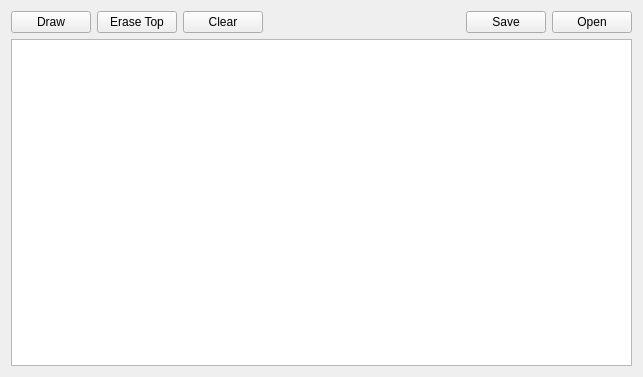
<?xml version="1.0" encoding="UTF-8"?>
<ui version="4.0">
 <class>MainWindow</class>
 <widget class="QMainWindow" name="MainWindow">
  <property name="geometry">
   <rect>
    <x>0</x>
    <y>0</y>
    <width>643</width>
    <height>377</height>
   </rect>
  </property>
  <property name="windowTitle">
   <string>MainWindow</string>
  </property>
  <widget class="QWidget" name="centralWidget">
   <layout class="QVBoxLayout" name="verticalLayout">
    <item>
     <layout class="QHBoxLayout" name="horizontalLayout">
      <item>
       <widget class="QPushButton" name="drawButton">
        <property name="styleSheet">
         <string notr="true">color: black;</string>
        </property>
        <property name="text">
         <string>Draw</string>
        </property>
       </widget>
      </item>
      <item>
       <widget class="QPushButton" name="eraseTopButton">
        <property name="styleSheet">
         <string notr="true">color: black;</string>
        </property>
        <property name="text">
         <string>Erase Top</string>
        </property>
       </widget>
      </item>
      <item>
       <widget class="QPushButton" name="clearButton">
        <property name="styleSheet">
         <string notr="true">color: black;</string>
        </property>
        <property name="text">
         <string>Clear</string>
        </property>
       </widget>
      </item>
      <item>
       <spacer name="horizontalSpacer">
        <property name="orientation">
         <enum>Qt::Horizontal</enum>
        </property>
        <property name="sizeHint" stdset="0">
         <size>
          <width>40</width>
          <height>20</height>
         </size>
        </property>
       </spacer>
      </item>
      <item>
       <widget class="QPushButton" name="saveButton">
        <property name="text">
         <string>Save</string>
        </property>
       </widget>
      </item>
      <item>
       <widget class="QPushButton" name="openButton">
        <property name="text">
         <string>Open</string>
        </property>
       </widget>
      </item>
     </layout>
    </item>
    <item>
     <widget class="QListWidget" name="listWidget">
      <property name="styleSheet">
       <string notr="true">color: black;</string>
      </property>
     </widget>
    </item>
   </layout>
  </widget>
 </widget>
 <layoutdefault spacing="6" margin="11"/>
 <resources/>
 <connections/>
</ui>
